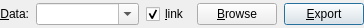
<?xml version="1.0" encoding="UTF-8"?>
<ui version="4.0">
 <class>DataLinkWidget</class>
 <widget class="QWidget" name="DataLinkWidget">
  <property name="geometry">
   <rect>
    <x>0</x>
    <y>0</y>
    <width>364</width>
    <height>28</height>
   </rect>
  </property>
  <property name="sizePolicy">
   <sizepolicy hsizetype="Preferred" vsizetype="Fixed">
    <horstretch>0</horstretch>
    <verstretch>0</verstretch>
   </sizepolicy>
  </property>
  <property name="windowTitle">
   <string>Form</string>
  </property>
  <layout class="QHBoxLayout" name="horizontalLayout">
   <property name="spacing">
    <number>7</number>
   </property>
   <property name="sizeConstraint">
    <enum>QLayout::SetMinimumSize</enum>
   </property>
   <property name="leftMargin">
    <number>0</number>
   </property>
   <property name="topMargin">
    <number>0</number>
   </property>
   <property name="rightMargin">
    <number>0</number>
   </property>
   <property name="bottomMargin">
    <number>0</number>
   </property>
   <item>
    <widget class="QLabel" name="dataLabel">
     <property name="text">
      <string>&amp;Data:</string>
     </property>
     <property name="alignment">
      <set>Qt::AlignRight|Qt::AlignTrailing|Qt::AlignVCenter</set>
     </property>
     <property name="buddy">
      <cstring>dataComboBox</cstring>
     </property>
    </widget>
   </item>
   <item>
    <widget class="QComboBox" name="dataComboBox">
     <property name="sizePolicy">
      <sizepolicy hsizetype="Expanding" vsizetype="Fixed">
       <horstretch>0</horstretch>
       <verstretch>0</verstretch>
      </sizepolicy>
     </property>
     <property name="editable">
      <bool>true</bool>
     </property>
    </widget>
   </item>
   <item>
    <widget class="QCheckBox" name="linkCheckBox">
     <property name="text">
      <string>&amp;link</string>
     </property>
     <property name="checked">
      <bool>true</bool>
     </property>
     <property name="tristate">
      <bool>false</bool>
     </property>
    </widget>
   </item>
   <item>
    <widget class="QPushButton" name="browsePushButton">
     <property name="text">
      <string>&amp;Browse</string>
     </property>
    </widget>
   </item>
   <item>
    <widget class="QPushButton" name="exportPushButton">
     <property name="text">
      <string>&amp;Export</string>
     </property>
     <property name="default">
      <bool>true</bool>
     </property>
    </widget>
   </item>
  </layout>
 </widget>
 <tabstops>
  <tabstop>dataComboBox</tabstop>
  <tabstop>linkCheckBox</tabstop>
  <tabstop>browsePushButton</tabstop>
  <tabstop>exportPushButton</tabstop>
 </tabstops>
 <resources/>
 <connections/>
</ui>
